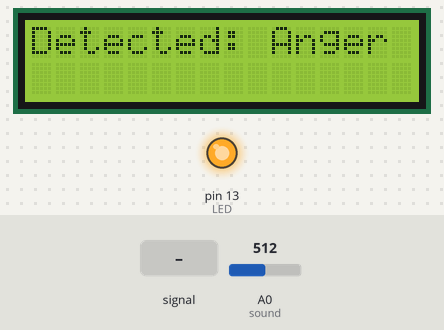
Simulated run of this sketch. Board: Arduino Uno, built with avr-gcc and run on an emulated ATmega328P. On the bench: 16×2 character LCD, output pins drawn as LEDs (lit = HIGH). The inputs (shaded band) are chosen by the test bench; at power-on: A0 (sound) = 512.

Above: at 2.2 s.
2.3 s: A0 (sound) fed a 200 Hz sine of ±460 counts around its level
At 5.1 s:
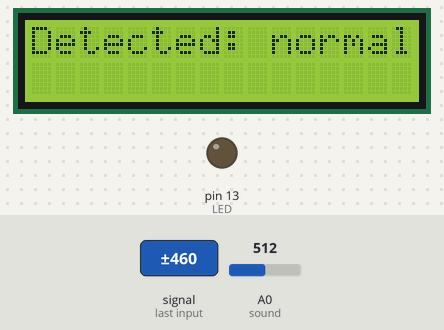
5.4 s: A0 (sound) set to 209
7.2 s: A0 (sound) set to 188
At 7.7 s:
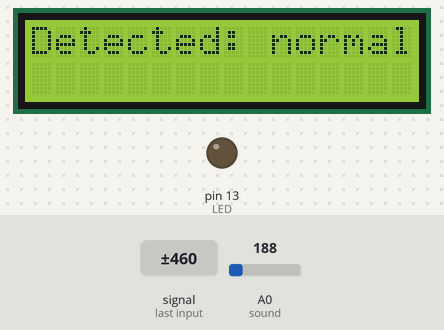
8.8 s: A0 (sound) set to 210
At 9.8 s:
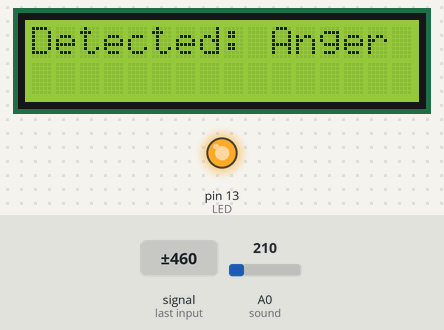
Timing chart, 0 to 11.4 s (numbered marks = the images above; inputs shaded):
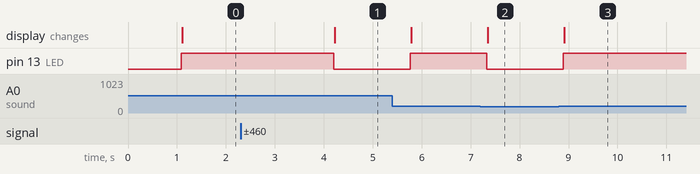

Measured:
- after the input at 2.3 s, pin 13 (LED): HIGH → LOW after 1.9 s; the display: changes after 1.9 s (image 1)
- after the input at 7.2 s, pin 13 (LED): HIGH → LOW after 0.13 s; the display: changes after 0.15 s (image 2)
- after the input at 8.8 s, pin 13 (LED): LOW → HIGH after 0.09 s; the display: changes after 0.11 s (image 3)

The sketch:

SoundLCD.ino
```cpp
//Setting up LCD screen
#include <Wire.h>
#include <LiquidCrystal_I2C.h> //library for LCD

LiquidCrystal_I2C lcd(0x27, 2, 1, 0, 4, 5, 6, 7, 3, POSITIVE);

//Setting our variables
const int LED = 13; //LED connected to pin 13 on Arduino
const int sound = A0; //sound sensor connected to analog pin A0 on Arduino
const int threshold = 200; //this can be adjusted
int soundsens = 0;

void setup()
{
  Serial.begin(9600);
  pinMode(LED,OUTPUT); //LED is made output
  pinMode(sound,INPUT); //soundsensor is set as input
  lcd.begin(16,2);
  lcd.backlight();

  //LCD prints splash screen
  lcd.setCursor(4,0);
  lcd.print("Cohort 13");
  lcd.setCursor(4,1);
  lcd.print("eMotionAI");
  delay(1000);
  lcd.clear();
}
void loop()
{
  soundsens = analogRead(sound); //analogRead reads analog data from sensor, which is stored in variable soundsens
  if (soundsens >= threshold)
  {
    digitalWrite(LED,HIGH); //turns led on
    lcd.clear();
    lcd.setCursor(0,0);
    lcd.println("Detected: Anger "); //Tells LCD to print
  }
  else
  {
    digitalWrite(LED,LOW); //led turns off
    lcd.clear();
    lcd.setCursor(0,0);
    lcd.println("Detected: normal"); //Tells LCD to print
  }
    delay(500);
}
```
